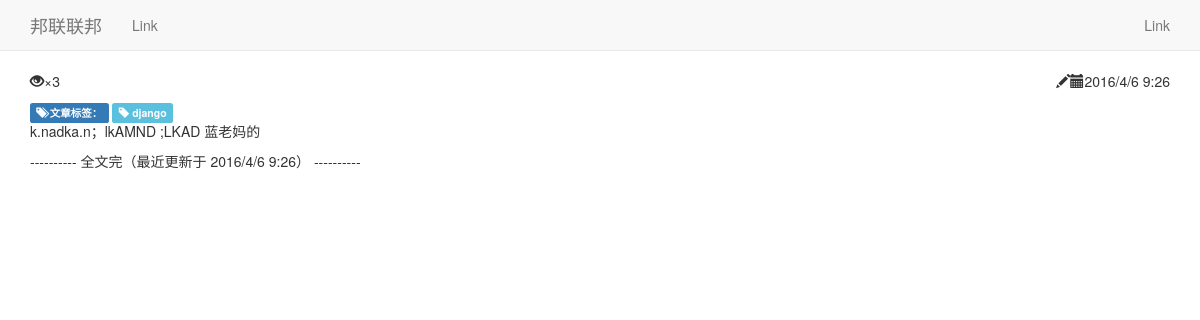
The page /blog/article/test.html on the database its author committed.
### blog/models.py (models this page shows)
class Article(models.Model):
    url = models.URLField()
    title = models.CharField(max_length=50)
    title_zh = models.CharField(max_length=50)
    author = models.CharField(max_length=30)
    content_md = models.TextField()
    content_html = models.TextField()
    tags = models.CharField(max_length=30)
    views = models.IntegerField()
    created = models.DateTimeField(auto_now_add=True)
    updated = models.DateTimeField()

### blog/views.py (the view)
# urls.py: url(r'^article/(?P<title>\w+\.?\w+)$', views.ArticleDetailView.as_view(), name='article_detail'),
class ArticleDetailView(DetailView):
    template_name = 'article_detail.html'
    def get_object(self, **kwargs):
        title = self.kwargs.get('title')
        try:
            article = Article.objects.get(title=title)
            article.views += 1
            article.save()
            article.tags = article.tags.split()
        except Article.DoesNotExist:
            raise Http404("Article does not exist")
        return article

### blog/templates/article_detail.html
{% extends 'blog_base.html' %}
{% block content %}
<div class="container">
  <div class="article">
    <div class="article-info">
      <p class="pull-right" title="发表日期"><span class="glyphicon glyphicon-calendar" aria-hidden="true"></span>{{ object.created|date:"Y/n/j G:i" }}</p>
      <p class="pull-right author" title="作者"><span class="glyphicon glyphicon-pencil" aria-hidden="true"></span>{{ object.author }}</p>
      <p title="阅读次数"><span class="glyphicon glyphicon-eye-open" aria-hidden="true"></span>&times;{{ object.views }}</p>
    </div>
    <div class="article-tags">
      <span class="label label-primary"><span class="glyphicon glyphicon-tags" aria-hidden="true"></span> 文章标签：</span>
      {% for tag in object.tags %}
      <span class="label label-info"><span class="glyphicon glyphicon-tag" aria-hidden="true"></span> {{ tag }}</span>
      {% endfor %}
    </div>
    <div class="article-content">
      {% autoescape off %}
      {{ object.content_html }}
      {% endautoescape %}
      <p class="updated">---------- 全文完（最近更新于 {{ object.updated|date:"Y/n/j G:i" }}） ----------</p>
    </div>
  </div>
</div>
{% endblock %}

### rows shown on the page
Article: created "2016/4/6 9:26", views "3", tags "django", content_html "k.nadka.n；lkAMND ;LKAD 蓝老妈的", updated "2016/4/6 9:26"
